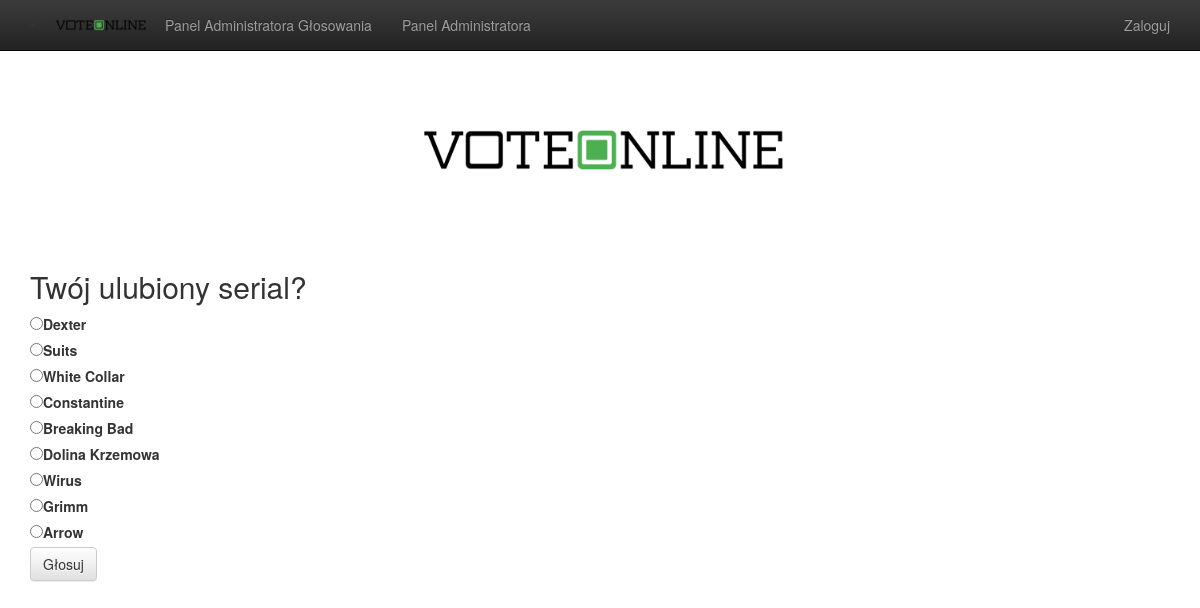
The page / on the database its author committed.
### tables this page shows
CREATE TABLE IF NOT EXISTS `voting` (
  `id` int(11) NOT NULL,
  `name` varchar(64) DEFAULT NULL,
  `description` varchar(255) DEFAULT NULL,
  `active` tinyint(1) DEFAULT NULL
);

CREATE TABLE IF NOT EXISTS `variants` (
  `id` int(11) NOT NULL,
  `name` varchar(64) DEFAULT NULL,
  `votingid` int(11) NOT NULL
);

### index.php (called while the page is built, shortened)
<?php
require_once $_SERVER['DOCUMENT_ROOT'] .
        '/include/access.inc.php';
try {
    include $_SERVER['DOCUMENT_ROOT'] . '/include/db.inc.php';
    $sql = 'SELECT variants.id, variants.name FROM variants INNER JOIN voting ON variants.votingid = voting.id WHERE voting.active = 1';
    $result = $pdo->query($sql);
} catch (PDOException $e) {
    $error = 'Błąd przy pobieraniu wariantów: ' . $e->getMessage();
    include 'error.html.php';
    exit();
}
foreach ($result as $row) {
    $variants[] = array(
        'id' => $row['id'],
        'name' => $row['name']
    );
}
try {
    $sql = 'SELECT id, description FROM voting WHERE active = 1';
    $result = $pdo->query($sql);
} catch (PDOException $e) {
    $error = 'Błąd przy pobieraniu wariantów: ' . $e->getMessage();
    include 'error.html.php';
    exit();
}
foreach ($result as $row) {
    $votingid = $row['id'];
    $votingdescription = $row['description'];
}
include 'votes.html.php';

### include/helpers.inc.php (the view, shortened to what this page needs)
<?php
function html($text)
{
  return htmlspecialchars($text, ENT_QUOTES, 'UTF-8');
}
function htmlout($text)
{
  echo html($text);
}

### votes.html.php (shortened to what this page needs)
<?php include_once $_SERVER['DOCUMENT_ROOT'] .
    '/include/helpers.inc.php';
?>
<!DOCTYPE html>
<html lang="pl">
<head>
    <link rel="stylesheet" href="/voteonline/css/bootstrap.css">
    <link rel="stylesheet" href="/voteonline/css/bootstrap-theme.css">
</head>
<body>
    <nav class="navbar navbar-inverse navbar-fixed-top" role="navigation">
        <div class="container">
            <div class="navbar-header">
                <li><a href="/voteonline/"><img src="/voteonline/VO_1.png" class="navlogo"></a></li>
            </div>
            <div class="collapse navbar-collapse">
                <ul class="nav navbar-nav" >
                    <li><a href="/voteonline/voteadmin/">Panel Administratora Głosowania</a></li>
                    <li><a href="/voteonline/admin/">Panel Administratora</a></li>
                </ul>
                <ul class="nav navbar-nav navbar-right">
                    <li><a href="" data-toggle="modal" data-target="#myModal"><?php htmlout($loginstate) ?></a></li>
                </ul>
            </div>
        </div>
    </nav>
    <div class="container">
        <img src="/voteonline/VO_1.png" class="img-responsive center-block">
        <div class="row">
            <div class="col-xs-12 col-sm-12 col-md-12 col-lg-12">
                <form action="" method="post">
                <h2><?php echo $votingdescription; ?>?</h2>
                <?php if(isset($variants)){foreach ($variants as $variant): ?>
                <div><label><input type="radio" name="variants"
                    id="<?php htmlout($variant['id']); ?>"
                    value="<?php htmlout($variant['id']); ?>" required <?php if(isset($_COOKIE[$votingid])) echo 'disabled';?>><?php htmlout($variant['name']); ?></label></div>
                <?php endforeach; }else echo 'Do głosowania nie został jeszcze dodany żaden wariant';?>
                <div>
                <?php if(isset($variants)): ?><input type="submit" class="btn <?php if(isset($_COOKIE[$votingid])) echo 'btn-danger'; else echo 'btn-default'; ?>" value="<?php if(isset($_COOKIE[$votingid])) echo 'Wziąłeś już udział w głosowaniu'; else echo 'Głosuj'; ?>"> <?php endif; ?>
                </div>
                </form>
            </div>
    </div>
    </div>
</body>
</html>

### votes.html.php (style rules this page uses)
body { padding-top:50px; }
.img-responsive { max-width: 35%; }
.navlogo { width: 100px; height: 50px; }

### rows shown on the page
voting: description "Twój ulubiony serial", variants "☐ Dexter", variants "☐ Suits", variants "☐ White Collar", variants "☐ Constantine", variants "☐ Breaking Bad", variants "☐ Dolina Krzemowa", variants "☐ Wirus", variants "☐ Grimm", variants "☐ Arrow", id "Głosuj"
variants: name "Dexter"
variants: name "Suits"
variants: name "White Collar"
variants: name "Constantine"
variants: name "Breaking Bad"
variants: name "Dolina Krzemowa"
variants: name "Wirus"
variants: name "Grimm"
variants: name "Arrow"

### other values the page prints
html($text) "Zaloguj"
